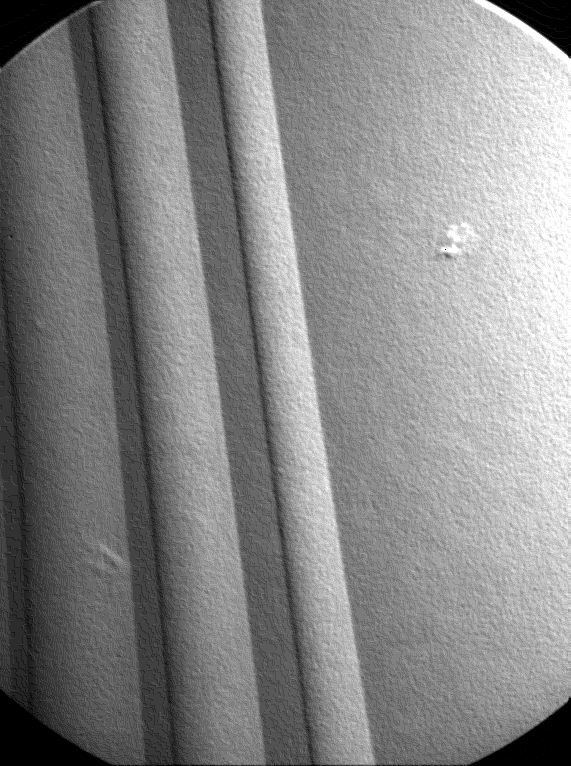
#> input picture Project3/point.jpg, 571 x 766 px
$ python P3_task2a.py   (older library calls are emulated)
#> lines starting #> are read from the running program, lines starting #| are printed output that depends on the picture; after the words box and inside, x2 and y2 are one past the last pixel; in counts of white or black regions, pixels touching at a corner belong together
#!/usr/bin/env python3
# -*- coding: utf-8 -*-
"""
Created on Mon Dec  3 12:01:21 2018

@author: snehamuppala
"""

#2a
print("UBID:snehamup | person: 50288710")


import numpy as np

import matplotlib.pyplot as plt1
import cv2
img = cv2.imread('point.jpg',cv2.IMREAD_GRAYSCALE)
#> img is the input picture: shape (766, 571); min 0, max 255, mean 134.3
img2 = cv2.imread('point.jpg')

edge_kernel = np.array([[-1, -1, -1], [-1, 8, -1], [-1, -1, -1]], dtype = np.float)


def Filpping(image):
    image_copy=image.copy()

    for i in  range(image.shape[0]):
        for j in range(image.shape[1]):
            image_copy[i][j]=image[image.shape[0]-i-1][image.shape[1]-j-1]

    return image_copy

def sobel(img,sobel):
    sobel=Filpping(sobel)
    img_y=img.shape[0]
#> img_y = 766
    img_x=img.shape[1]
#> img_x = 571
    array_y=sobel.shape[0]
    array_x=sobel.shape[1]
    X=array_x
    Y=array_y
#4.For the pixels on the border of image matrix, some elements of the kernel might stands out of the image matrix.
#we can apply padding 0 to the input matrix
    image_c=np.zeros(img.shape)
    for i in range(Y, img_y-Y):
        for j in range(X, img_x-X):
            sum=0
            for k in range(X):
                for l in range(Y):

                    sum=(sum+sobel[k][l]*img[i-Y-k][j-X-l])

            image_c[i-4][j-4]=sum
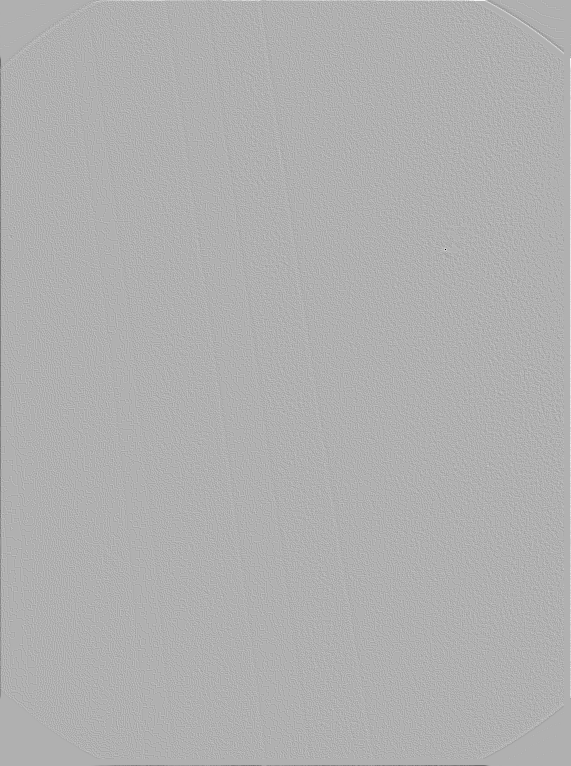
#> image_c: shape (766, 571) float64; min -2025, max 904, mean -0.1; drawn with min black and max white


    return image_c


pos=sobel(img,edge_kernel)
pos1=sobel(img,edge_kernel)
cv2.imwrite('point_res1.jpg', pos1)
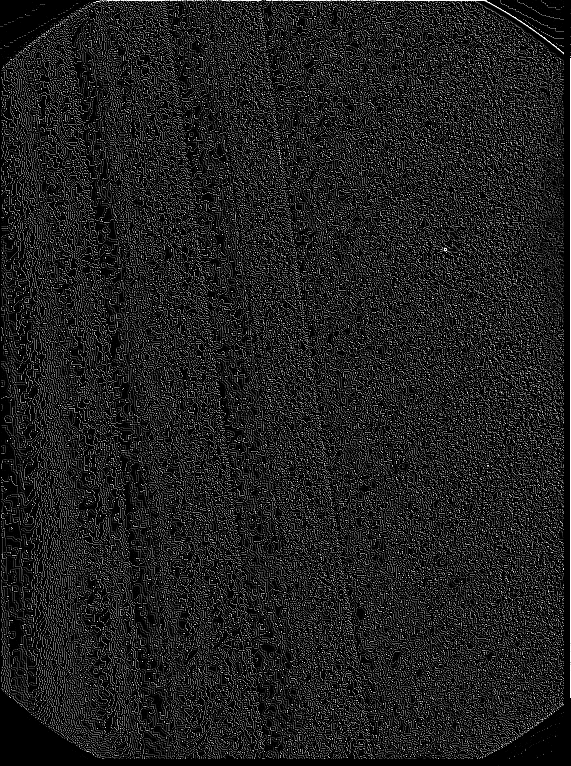
#> saved as point_res1.jpg: shape (766, 571); min 0, max 255, mean 31.2
img_y=pos.shape[0]
#> img_y = 766
img_x=pos.shape[1]
#> img_x = 571

for i in range( img_y):
    for j in range(img_x):
        if(abs(pos[i][j])>1000):

            print("The porosity co-ordinates are::",i,j)

            pos[i][j]=255
        else:
            pos[i][j]=0
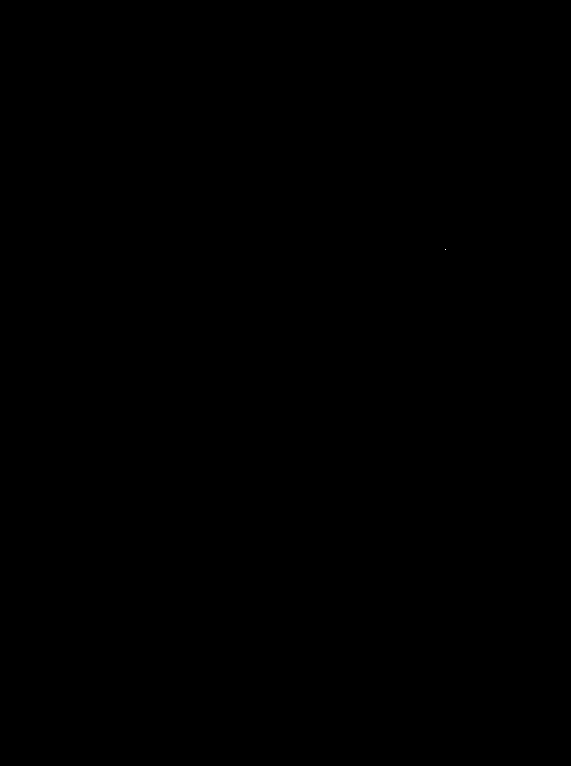
#> pos: shape (766, 571) float64; 0% white in thin lines or dots, all inside (x1, y1, x2, y2) = (445, 249, 446, 250)


cv2.imwrite('point_res2.jpg', pos)


plt1.imshow(img2)

label = (445, 249)
plt1.text(445, 249, label)

fig1 = plt1.gcf()
#plt.draw()

fig1.savefig('point_res3.jpg',dpi=100)

$ run again, with Project3/segment.jpg copied over Project3/point.jpg
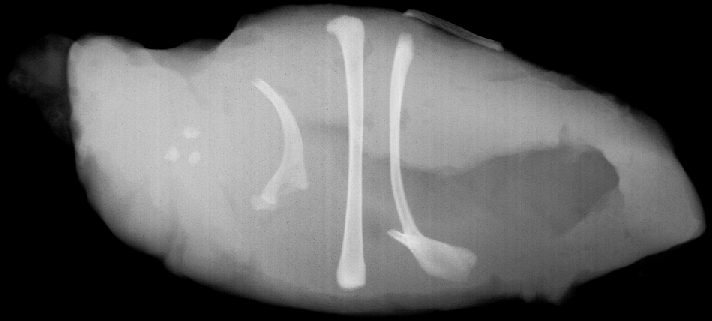
#> input picture Project3/segment.jpg, 712 x 321 px
#> img is the input picture: shape (321, 712); min 0, max 231, mean 92.5
#> after the loop in sobel, `for i in range(Y, img_y-Y):`:
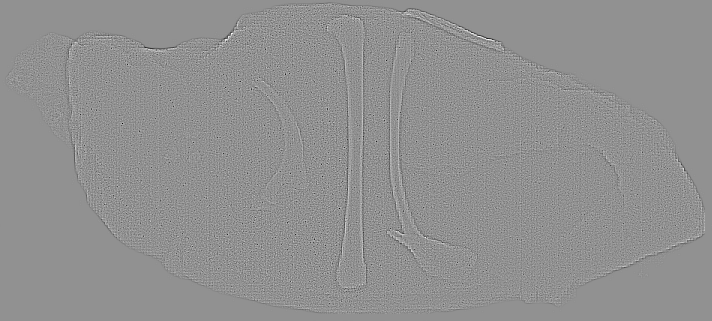
#> image_c: shape (321, 712) float64; min -319, max 242, mean 0; drawn with min black and max white
#> `cv2.imwrite('point_res1.jpg', pos1)`:
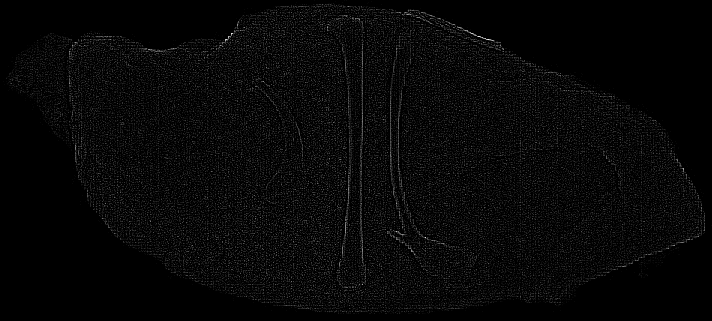
#> saved as point_res1.jpg: shape (321, 712); min 0, max 242, mean 7.7
